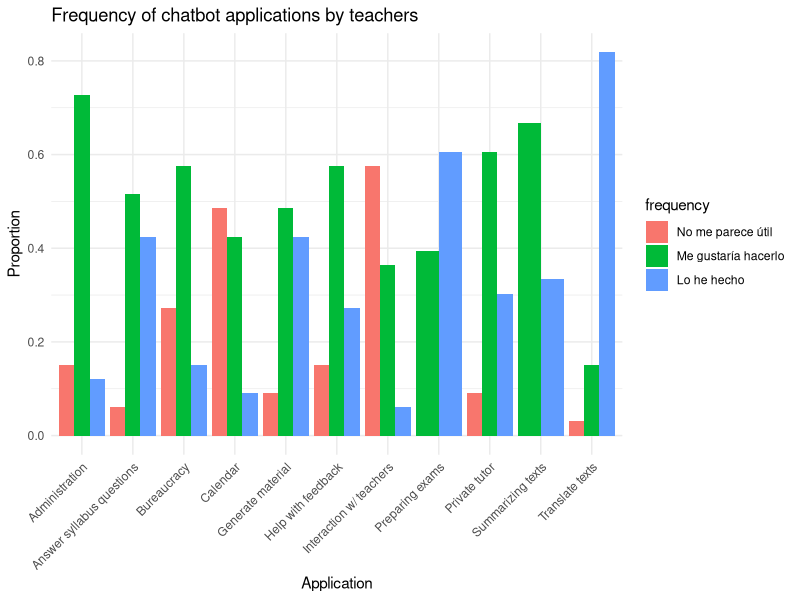

Source code (R):
## ---- chunk 1
library(ggplot2)
library(dplyr)
library(tidyr)

frecuencias_data <- read.csv("../data/frecuencias-uso-docentes.csv", header = TRUE, na.strings="", sep = ";")

columnas <- strsplit("administrativas;burocracia;calendario;comunicacion-profesorado;feedback;generar-material;preguntas-temario;preparar-examen;profesor-particular;resumen;traduccion", ";")

resultados_uso <- data.frame( uso=character(),
                              frequency=character(),
                              responses=numeric(),
                              percentage = numeric() );

for ( i in columnas[[1]] ) {
  i <- gsub("-", ".", i)

  porcentajes_data <-  frecuencias_data %>% drop_na() %>% group_by(.data[[i]]) %>%
    summarise(Responses = n()) %>%
    mutate(Percentage = Responses / sum(Responses))

    porcentajes_data$Frecuencia <- factor(porcentajes_data[[i]],
                                          levels = c("No me parece útil", "Me gustaría hacerlo", "Lo he hecho"))
  
    for (j in 1:nrow(porcentajes_data) ) {
        resultados_uso <- rbind( resultados_uso,
                               data.frame(uso = i,
                                          frequency = porcentajes_data[j,]$Frecuencia,
                                          responses = porcentajes_data[j,]$Responses,
                                          percentage = porcentajes_data[j,]$Percentage )
      )
    }

}
resultados_uso$uso <- recode( resultados_uso$uso, 
                              "administrativas" = "Administration",
                              "burocracia" = "Bureaucracy",
                              "calendario" = "Calendar",
                              "comunicacion.profesorado" = "Interaction w/ teachers",
                              "feedback" = "Help with feedback",
                              "generar.material" = "Generate material",
                              "preguntas.temario" = "Answer syllabus questions",
                              "preparar.examen" = "Preparing exams",
                              "profesor.particular" = "Private tutor",
                              "resumen" = "Summarizing texts",
                              "traduccion" = "Translate texts"
)

ggplot(resultados_uso, aes(x=uso, fill=frequency, y = percentage)) +
  geom_bar( stat="identity", position="dodge") +
  labs(title="Frequency of chatbot applications by teachers", x="Application", y="Proportion") +
  theme_minimal() +
  theme(axis.text.x = element_text(angle = 45, hjust = 1))

## ---- chunk 2
library(knitr)
library(kableExtra)

resultados_uso$frequency <- recode( resultados_uso$frequency,
                                    "No me parece útil" = "It's not useful",
                                    "Me gustaría hacerlo)" = "I'd like to use it",
                                    "Lo he hecho" = "I've used it" )

table_use_frequency <- resultados_uso %>%
  pivot_wider(id_cols = uso, names_from = c(frequency), values_from = responses)

library(kableExtra)
options(knitr.kable.NA = 0)
kable( table_use_frequency,
       col.names = c("Usage level",c("It's not useful", "I'd like to use it", "I've used it") ),
       align="c" ) %>% 
  column_spec(1, bold = TRUE, width="15em") %>%
  row_spec(0, bold = TRUE, background = "#D3D3D3")
